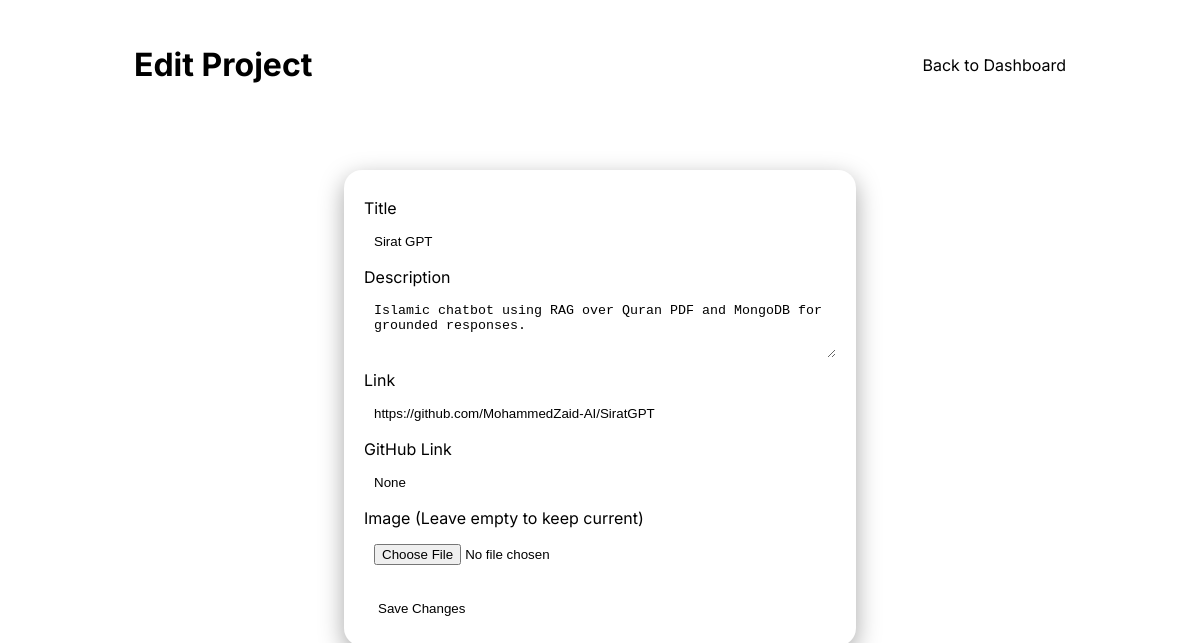
Page /admin/projects/edit/4 (signed in) on the committed database.
### tables this page shows
CREATE TABLE projects (
            id INTEGER PRIMARY KEY AUTOINCREMENT,
            title TEXT,
            description TEXT,
            image_path TEXT,
            link TEXT,
            created_at TEXT
        , github_link TEXT);

### app.py (the view, shortened to what this page needs)
@app.route("/admin/projects/edit/<int:pid>", methods=["GET", "POST"])
def admin_projects_edit(pid):
    if not require_login():
        return redirect(url_for("admin_login"))
    conn = get_db()
    cur = conn.cursor()
    cur.execute("SELECT * FROM projects WHERE id=?", (pid,))
    project = cur.fetchone()
    conn.close()
    return render_template("edit_project.html", project=project)

### app.py (called while the page is built)
def get_db():
    conn = sqlite3.connect(DB_PATH)
    conn.row_factory = sqlite3.Row
    return conn

def require_login():
    return session.get("logged_in") is True

### templates/edit_project.html (shortened to what this page needs)
<!DOCTYPE html>
<html lang="en">
<head>
    <link rel="stylesheet" href="{{ url_for('static', filename='styles.css') }}">
</head>
<body>
    <header class="admin-header">
        <div class="container">
            <h1>Edit Project</h1>
            <nav>
                <a href="{{ url_for('admin_dashboard') }}">Back to Dashboard</a>
            </nav>
        </div>
    </header>
    <main class="container narrow">
        <section class="card">
            <form method="post" enctype="multipart/form-data">
                <label>Title</label>
                <input type="text" name="title" value="{{ project['title'] }}" required>
                <label>Description</label>
                <textarea name="description" rows="3">{{ project['description'] }}</textarea>
                <label>Link</label>
                <input type="url" name="link" value="{{ project['link'] }}">
                <label>GitHub Link</label>
                <input type="url" name="github_link" value="{{ project['github_link'] }}">
                <label>Image (Leave empty to keep current)</label>
                <input type="file" name="image" accept="image/*">
                <button type="submit" style="margin-top: 16px;">Save Changes</button>
            </form>
        </section>
    </main>
</body>
</html>

### static/styles.css (style rules this page uses)
* { box-sizing: border-box }
body { margin: 0; background: var(--bg); color: var(--text); font-family: Inter, system-ui, -apple-system, Segoe UI, Roboto, Helvetica, Arial, sans-serif }
.container { max-width: 980px; margin: 0 auto; padding: 24px }
.container.narrow { max-width: 560px }
.card { background: var(--card); border: 1px solid var(--border); border-radius: 18px; padding: 20px; margin: 16px 0; box-shadow: 0 8px 24px rgba(0, 0, 0, .35) }
label { display: block; margin: 8px 0 6px }
input, textarea { width: 100%; padding: 10px; border-radius: 10px; border: 1px solid var(--border); background: var(--card); color: var(--text) }
button { padding: 10px 14px; border: none; border-radius: 10px; background: var(--accent); color: var(--button-text); cursor: pointer }
.admin-header { background: var(--card); border-bottom: 1px solid var(--border) }
.admin-header .container { display: flex; justify-content: space-between; align-items: center }
.admin-header nav a { color: var(--text); margin-left: 12px; text-decoration: none }

### rows in the picture
projects: title "Sirat GPT", description "Islamic chatbot using RAG over Quran PDF and MongoDB for grounded responses.", link "https://github.com/MohammedZaid-AI/SiratGPT"
